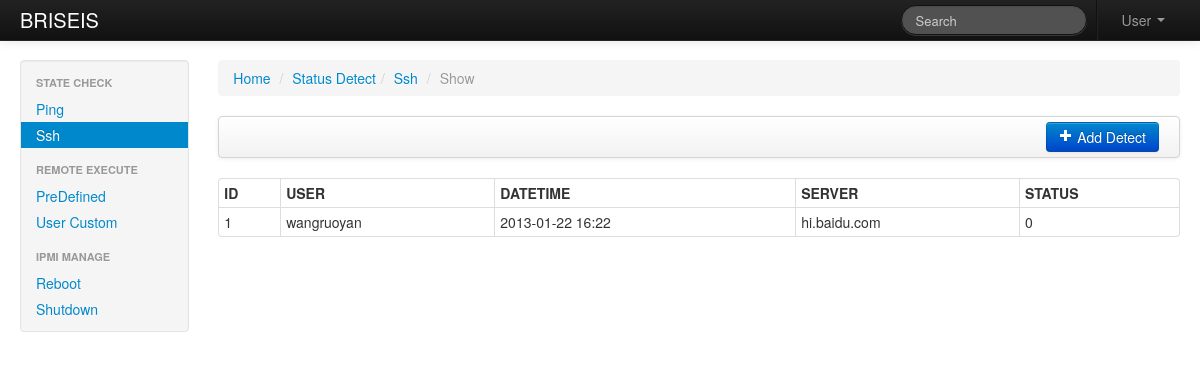
The page /detect/show/ssh on the database its author committed.
### web/models/detect.py (models this page shows, shortened)
class SshDetect(db.Model):
    __tablename__ = 'ssh_detect_list'
    id = db.Column(db.Integer, primary_key=True)
    author = db.Column(db.UnicodeText, nullable=False)
    datetime = db.Column(db.String, nullable=False)
    server_list = db.Column(db.UnicodeText, nullable=False)
    ssh_config = db.Column(db.Integer, nullable=False)
    status = db.Column(db.Integer, nullable=False)

### web/views/detect.py (the view)
@app.route('/detect/show/ssh')
def show_ssh_detect_ctrl():
    if request.method == 'GET':
        detects = SshDetect.query.order_by(desc(SshDetect.id)).all()
        return render_template('detect/show_ssh_detect.html', detects=detects)

### web/templates/detect/show_ssh_detect.html
{% extends "layout.html" %}
{% block active_ssh %}active{% endblock %}
{% block main %}
    <div class="span10">
        <ul class="breadcrumb">
            <li><a href="/">Home</a> <span class="divider">/</span></li>
            <li><a href="#">Status Detect</a><span class="divider">/</span></li>
            <li><a href="#">Ssh</a> <span class="divider">/</span></li>
            <li class="active">Show</li>
        </ul>
        {% with messages = get_flashed_messages(with_categories=true) %}
            {% if messages %}
                {% for category, message in messages %}
                    <div class="alert alert-{{ category }}">
                        <a class="close" data-dismiss="alert" href="#">×</a>
                        {{ message }}
                    </div>
                {% endfor %}
            {% else %}
                <div class="navbar">
                    <div class="navbar-inner">
                        <div class="btn-group pull-right">
                            <a href="{{ url_for('create_ssh_detect_ctrl')}}" class="btn btn-primary"><i class="icon-plus icon-white"></i> Add Detect</a>
                        </div>
                    </div>
                </div>
            {% endif %}
        {% endwith %}
        <table class="table table-hover table-bordered table-condensed">
            <thead>
            <tr>
                <th>ID</th>
                <th>USER</th>
                <th>DATETIME</th>
                <th>SERVER</th>
                <th>STATUS</th>
            </tr>
            </thead>
            <tbody>
            {% for detect in detects %}
                <tr>
                    <td>{{ detect.id }}</td>
                    <td class="">{{ detect.author }}</td>
                    <td class="">{{ detect.datetime }}</td>
                    <td class="" style="overflow:hidden;text-overflow:ellipsis;white-space:nowrap;">{{ detect.server_list }}</td>
                    <td class="">{{ detect.status }}</td>
                </tr>
            {% endfor %}
            </tbody>
        </table>
    </div>
{% endblock %}

### web/templates/layout.html (style rules this page uses)
body { padding-top: 60px; padding-bottom: 40px; }

### rows shown on the page
SshDetect: id "1", author "wangruoyan", datetime "2013-01-22 16:22", server_list "hi.baidu.com", status "0"
